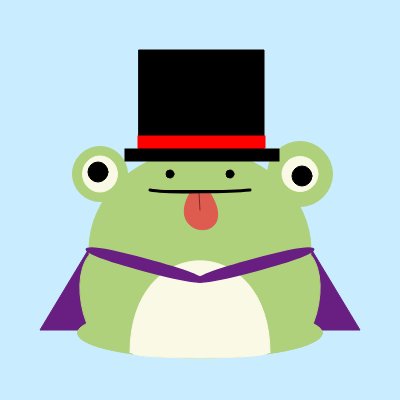
Frame 1 (no input)
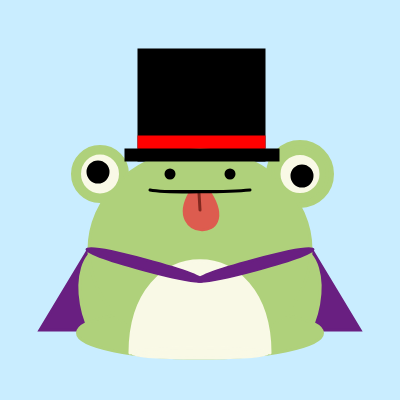
Frame 60 (no input)
Frame 120 (the mouse pressed at the canvas centre since frame 60): identical to frame 60, image omitted

The p5.js sketch that drew these frames (run headless with seeded random() and noise() and a simulated clock; from frame 60 on, the mouse is pressed at the canvas centre):

// p5.js sketch
// ── sketch.js
function setup() {
  createCanvas(400, 400);
  angleMode(DEGREES)
}
var eyeball1 = 0
var eyeball2 = 0

console.log("Magician frog")

function draw() {
  background("#C9EDFF");

  
  // cape
  fill(color("#691F81"))
  stroke(color("#691F81"))
  beginShape()
  vertex(90,247)
  vertex(40,330)
  vertex(100,330)
  endShape()
   beginShape()
  vertex(310,247)
  vertex(360,330)
  vertex(300,330)
  endShape()
  
  // hat
  fill(color("black"))
  stroke(color("black"))
  
  rect(139,50,125,110)
  
  
  // frog
    fill(color("#AFD17B"))
  
  stroke(color("#AFD17B"))
  ellipse(300,174,65,65)
    ellipse(100,174,55,55)
  ellipse(300,174,55,55)
    
  push()
  translate(106,300)
  rotate(350)
  ellipse(0,0,50,100)
  pop()
  
  push()
  translate(294,300)
  rotate(10)
  ellipse(0,0,50,100)
  pop()
  
  ellipse(200,333,245,50)
    fill(color("#AFD17B"))
  stroke(color("#AFD17B"))
  ellipse(200,250,222,200)

  
  // belly + eye + nose
  fill(color("#F9F9E6"))
   stroke(color("#F9F9E6"))
  bezier(130,353,130,230,270,230,270,353)
  ellipse(200,353,136,10)
  ellipse(100,174,35,36)
  ellipse(300,174,36,35)
  fill(color("black"))
  stroke(color("black"))
  ellipse(98,172,20,20)
  ellipse(302,176,20,20)
  ellipse(170,174,8,8)
  ellipse(230,174,8,8)
  
  //tongue
  fill(color("#DD5C4F"))
  stroke(color("#DD5C4F"))
  bezier(190,193,163,240,242,244,210,193)
  fill(color("#81281F"))
  stroke(color("#81281F"))
  line(199,193,200,210)
  
  // smile
  fill(color("black"))
  stroke(color("black"))
  strokeWeight(3)
  curve(150,170,150,190,250,190,250,180)
  //triangle(180,210,220,210,200,235
  
  // hat
  rect(126,150,152,10)
  fill(color("red"))
  stroke(color("red"))
 rect(139,137,125,10)
  fill(color("#691F81"))
  stroke(color("#691F81"))
 
  
  // cape
  push()
  translate(145,265)
  rotate(15)
  ellipse(0,0,120,10)
  pop()
   push()
  translate(255,265)
  rotate(165)
  ellipse(0,0,120,10)
  pop()
  
   fill(color("black"))
  stroke(color("black"))
  ellipse(98,172,eyeball1,eyeball1)
  ellipse(302,176,eyeball2,eyeball2)

  
}
